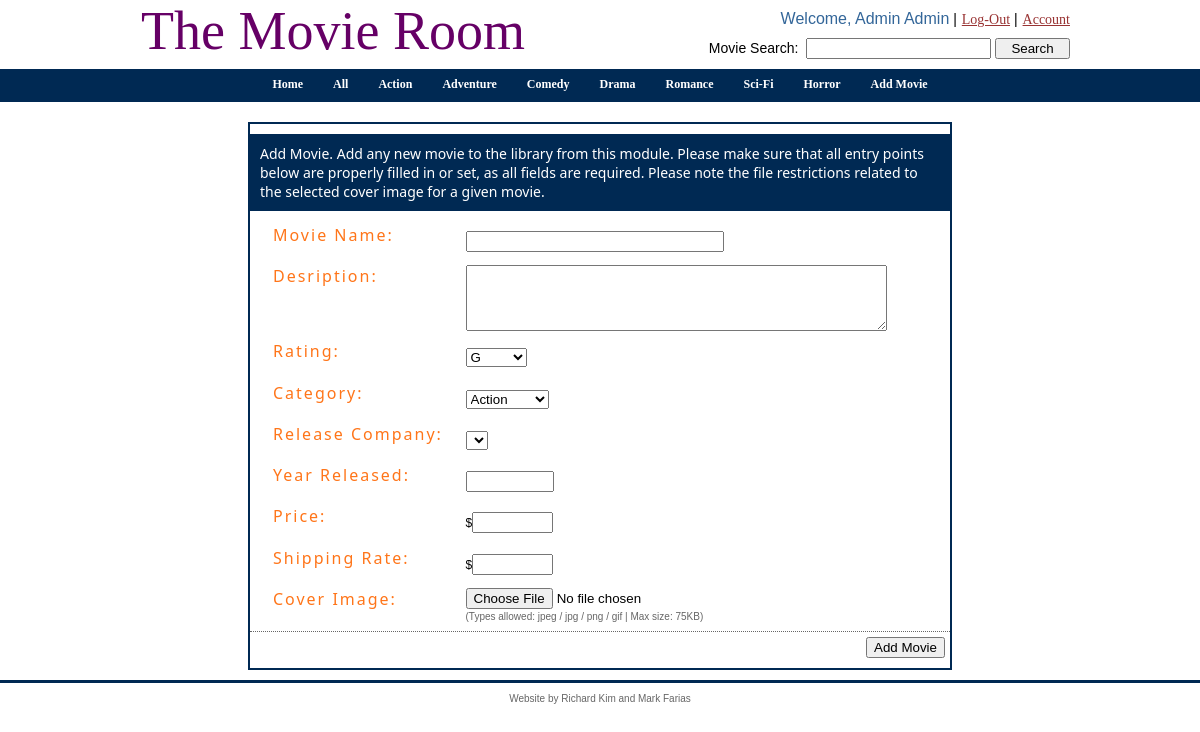
The page /project/add_movie.php (signed in) on the database its author committed.
### project/add_movie.php (the view, shortened to what this page needs)
<?php
	include 'templates/header.php';
	$selectcategoriesquery = "SELECT * FROM Categories";
	$selectratingsquery = "SELECT * FROM MovieRatings";
?>
	<form enctype="multipart/form-data" method="post" action="store_movie.php">
		<div id="dialog_entry" class="center" style="width: 700px">
			<div class="row_solid_background">
				<p class="font_label view">
					Add Movie. Add any new movie to the library from this module. Please make sure that all entry points below are properly filled in or set, as all fields
					are required. Please note the file restrictions related to the selected cover image for a given movie.
				</p>
			</div>
			<div style="margin-top: 5px;" class="border_grey center">
				<div style="width: 660px" class="center">
					<table cellspacing="0" cellpadding="3" width="100%">
						<tr>
							<td><h2>Movie Name:</h2></td><td><input type="text" maxlength="50" class="column_field_large" name="MovieName" /></td>
						</tr>
						<tr>
							<td valign="top"><h2>Desription:</h2></td><td><textarea rows="4" cols="50" name="Description"></textarea></td>
						</tr>
						<tr>
							<td><h2>Rating:</h2></td>
							<td>
								<select name="Rating">
								<?php
									$option = "";
									$ratings = mysqli_query($connection, $selectratingsquery);
									while($rating = mysqli_fetch_assoc($ratings)) {
										$option .= '<option value="' . $rating["RatingId"] . '">' . $rating["RatingName"] . '</option>';
									}
									echo $option;
								?>
								</select>
							</td>
						</tr>
						<tr>
							<td><h2>Category:</h2></td>
							<td>
								<select name="Category">
								<?php
									$option = "";
									$categories = mysqli_query($connection, $selectcategoriesquery);
									while($category = mysqli_fetch_assoc($categories)) {
										$option .= '<option value="' . $category['CategoryId'] . '">' . $category['CategoryName'] . '</option>';
									}
									echo $option;
								?>
								</select>
							</td>
						</tr>
						<tr>
							<td><h2>Release Company:</h2></td>
							<td>
								<select name="ReleaseCompany">
								</select>
							</td>
						</tr>
						<tr>
							<td><h2>Year Released:</h2></td><td><input type="text" name="ReleaseYear" maxlength="4" class="column_field_small" /></td>
						</tr>
						<tr>
							<td><h2>Price:</h2></td><td>$<input type="text" name="Price" maxlength="5" size="7" /></td>
						</tr>
						<tr>
							<td><h2>Shipping Rate:</h2></td><td>$<input type="text" name="Shipping" maxlength="5" size="7" /></td>
						</tr>
						<tr>
							<td valign="top"><h2>Cover Image:</h2></td>
							<td>
								<input name="CoverImage" type="file" /><br />
								<span class="font_disclaimer">(Types allowed: jpeg / jpg / png / gif | Max size: 75KB)</span>
							</td>
						</tr>
					</table>
				</div>
			</div>
			<div style="margin-top: 5px; text-align:right; width: 100%; padding-bottom: 10px">
				<div class="float_right" style="margin-right: 5px">
					<input type="submit" value="Add Movie" />
				</div>
			</div>
		</div>
	</form>
<?php
	include 'templates/footer.php';
?>

### project/templates/header.php (shortened to what this page needs)
<!DOCTYPE html PUBLIC "-//W3C//DTD XHTML 1.0 Strict//EN" "http://www.w3.org/TR/xhtml1/DTD/xhtml1-strict.dtd">
<?php
	$connection = @mysqli_connect("helios.ite.gmu.edu", "mfarias", "GoldRush?49", "mfarias");
?>
<html xmlns="http://www.w3.org/1999/xhtml">
	<head>
		<link rel="stylesheet" href="./css/style.css" type="text/css" />
	</head>
	<body>
		<div id="header_outer">
			<div id="header_inner">
				<?php
					$links = "";
					if (empty($_SESSION[SESSION_USER])) {
						$links .= '<p><a class="header_link" href="login.php">Log-In</a>&nbsp;|';
						$links .= '<a class="header_link" href="register.php">Register</a></p>';
					}
					else {
						$links .= '<p><span class="username">Welcome, '.$_SESSION[SESSION_USERS_NAME]. '</span>&nbsp;|';
						$links .= '<a class="header_link" href="logout.php">Log-Out</a>&nbsp;|';
						$links .= '<a class="header_link" href="accountinfo.php">Account</a></p>';
					}
				?>
				<div>
					<div id="title">
						<h3>The Movie Room</h3>
					</div>
					<div id="linksandsearch">
						<div>
							<?php
								echo $links;
							?>
						</div>
						<div>
							<form method="get" action="search.php">
								<p>Movie Search:&nbsp;
								<input type="text" name="search" <?php if (!empty($_GET[PARAM_SEARCH])) { echo 'value="'.$_GET[PARAM_SEARCH].'"'; } ?>/>
								<input class="button" type="submit" value="Search" /></p>
							</form>
						</div>
					</div>
				</div>
			</div>
		</div>
		<div id="menu_outer">
			<div id="menu_inner">
				<ul>
					<?php
						echo '<li><a href="index.php">Home</a></li>'.PHP_EOL;
						if(!empty($_GET[PARAM_GENRE]) && ($_GET[PARAM_GENRE] == "a")) {
							echo '<li class="active"><a href="index.php&#63;genre&#61;a">All</a></li>'.PHP_EOL;
						}
						else {
							echo '<li><a href="index.php&#63;genre&#61;a">All</a></li>'.PHP_EOL;
						}
						$menu = "";
						$categories = mysqli_query($connection, "SELECT * FROM Categories");
						while($category = mysqli_fetch_row($categories)) {
							if(!empty($_GET[PARAM_GENRE]) && ($_GET[PARAM_GENRE] == $category[CATEGORIES_ID])) {
								$menu .= '<li class="active"><a href="index.php&#63;genre&#61;' . $category[CATEGORIES_ID] . '">' . $category[CATEGORIES_NAME] . '</a></li>'.PHP_EOL;
							}
							else {
								$menu .= '<li><a href="index.php&#63;genre&#61;' . $category[CATEGORIES_ID] . '">' . $category[CATEGORIES_NAME] . '</a></li>'.PHP_EOL;
							}
						}
						echo $menu;
						if(!empty($_SESSION[SESSION_USER]) && ($_SESSION[SESSION_USER_ADMIN] == 1)) {
							echo '<li><a href="add_movie.php">Add Movie</a></li>'.PHP_EOL;
						}
					?>
				</ul>
			</div>
		</div>
		<div id="content_outer">
			<div id="content_inner">

### project/css/style.css (style rules this page uses)
body { background-color: #fff; color: black; font-family: sans-serif; font-size: 12px; height: 100%; margin: 0px; }
h2 { font-family: 'Segoe UI', Verdana; font-size: 16px; font-weight: normal; color: #FF7519; letter-spacing: 2px; margin-top: 0px; }
h3 { font-family: 'Segoe UI Light', Verdana; font-size: 54px; font-weight: normal; color: #660066; margin: 0px !important; padding: 0px !important; }
a:link, a:active, a:visited { font-family: Verdana; text-decoration: underline; color: #993333; }
p { font-size: 14px; margin-top: 10px; margin-bottom: 10px; }
.button { width: 75px; }
.border_grey { border-bottom-style: dotted; border-bottom-width: 1px; border-bottom-color: #666666; padding-bottom: 5px; }
.center { margin-left: auto; margin-right: auto; }
.column_field_small { width: 80px; }
.column_field_large { width: 250px; }
.float_right { float: right; }
.font_disclaimer { font-size: 10px; color: #666666; }
.font_label { font-family: 'Segoe UI', Verdana; }
.header_link { padding-left: 5px; }
.row_solid_background { background-color: #002953; color: #ffffff; width: 100%; }
.username { color: #336699; font-size: 16px; }
.view { padding: 10px; }
#content_outer { background-color: white; margin-top: 4px; height: 100%; width: 100%; border-bottom-style: solid; border-bottom-width: 3px; border-bottom-color: #002953; }
#content_inner { width: 950px; margin-left: auto; margin-right: auto; padding-bottom: 10px; }
#dialog_entry { border-style: solid; border-width: 2px; border-color: #002953; }
#header_outer { width: 100%; text-align: right; }
#header_inner { margin-left: auto; margin-right: auto; width: 950px; }
#menu_outer { background-color: #002953; width: 100%; }
#menu_inner { margin-left: auto; margin-right: auto; text-align: center; }
#linksandsearch { float: right; margin-right: 5px; margin-top: 0px; }
#title { float: left; width: 400px; }
#menu_inner ul { background-color: #002953; display: inline-block; font-size: 12px; font-weight: bold; height: 30px; width: auto; list-style-type: none; margin:0; padding:0; position: relative; text-align: center; }
#menu_inner li { display: block; float: left; margin: 0; padding: 0; }
#menu_inner li a { display: block; float: left; font-weight: bold; color: white; text-decoration: none; padding: 8px 15px 0 15px; }

### rows shown on the page
categories: CategoryName "Action"
categories: CategoryName "Adventure"
categories: CategoryName "Comedy"
categories: CategoryName "Drama"
categories: CategoryName "Romance"
categories: CategoryName "Sci-Fi"
categories: CategoryName "Horror"

### other values the page prints
$_SESSION[SESSION_USERS_NAME] "Admin Admin"
form field Rating "G"
form field Category "Action"
